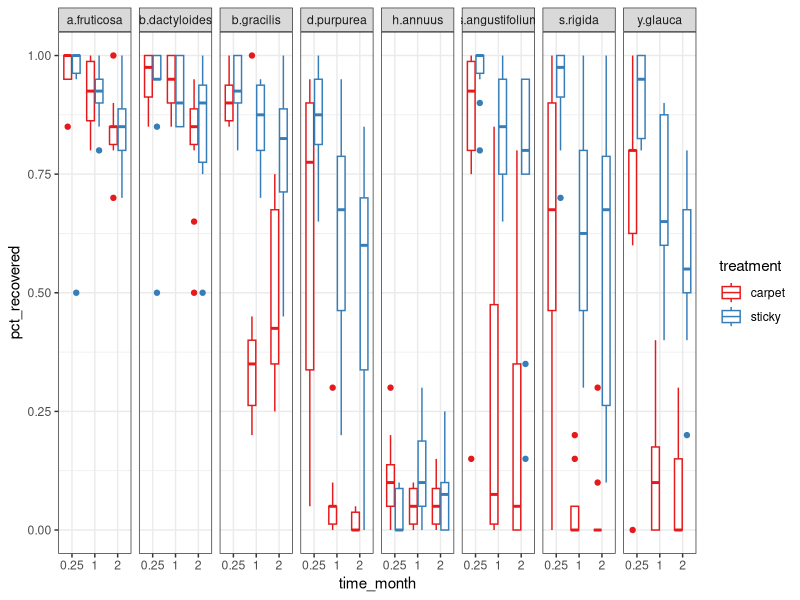
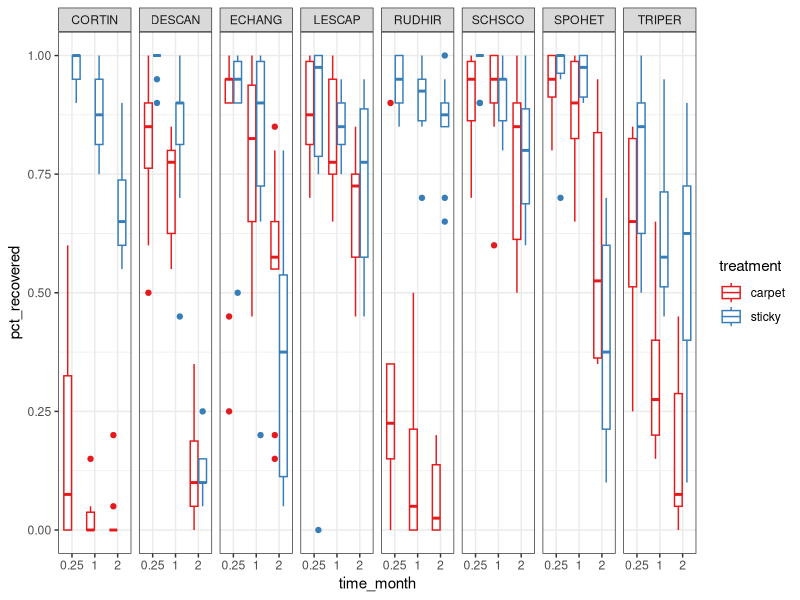

Here is the R script that generated these plots, in order: (Note: this script raises an error after producing the figures.)
# PROLOG   ##############################################################################

# PROJECT: Seed Rain Methods
# PURPOSE: Data cleaning 
#
# AUTHORS: Lauren Sullivan (llsull@msu.edu) & Lauren Shoemaker (lshoema1@uwyo.edu)
# COLLAB:  Melissa DeSiervo, Larissa Kahan
# EDITED:  1 February 2025
#
# FILES:   1) data/L0/MO_seedrain_raw.csv
#          2) data/L0/CO_seedrain_raw.xlsx
#

# NOTES:   creates "strict" datasets where we just focus on the species of interest 
#             not herbivory or other species that were collected in the traps

# PROLOG   ##############################################################################



## clear workspace
rm(list=ls())

## working directory
#set working directory to "source file location"

## libraries
library(tidyverse)
library(RColorBrewer)
library(cowplot)

## data
mo <- read_csv("../data/L0/MO_seedrain_raw.csv")

co <- read_csv("../data/L0/CO_seedrain_raw.csv")


#### MISSORI DATA CLEANING
## clean up treatment names and times

mo$time_month[mo$time_month == '1 month'] <- 1
mo$time_month[mo$time_month == '2 month'] <- 2
mo$time_month[mo$time_month == '1 week'] <- 0.25

mo$time_month <- as.numeric(mo$time_month)
#list(unique(mo$treatment))
#list(unique(mo$time_month))


## clean data to just be the species we selected, not the extra 
##      seeds we caught throughout the experiment

mo_slim <- mo %>%
  filter(species == "LESCAP" | species == "DESCAN" | species == "TRIPER" |
         species == "SCHSCO" | species == "ECHANG" | species == "SPOHET" |
         species == "RUDHIR" | species == "CORTIN")


#### COLORADO DATA CLEANING
## clean up treatment names and times

co$treatment[co$treatment == 's'] <- "sticky"
co$treatment[co$treatment == 'c'] <- "carpet"

#list(unique(co$treatment))
#list(unique(mo$time_month))

## clean data to just be the species we selected, not the extra 
##      seeds we caught throughout the experiment

list(unique(co$species))

co_slim <- co %>%
  filter(species != ("various"))


## Create full dataset with both sites

dat_all <- full_join(mo_slim, co_slim)


## create a %consumed column

dat_all$pct_recovered <- dat_all$number_recovered/dat_all$number_original

dat_all$time_month <- as.factor(dat_all$time_month)



#### FIGURES



## some exploratory data analysis
##MO


mo_raw <- dat_all %>%
  filter(site == "mo" & treatment != "post-sticky") %>%
ggplot( aes(x = time_month, y = pct_recovered, color = treatment))+
  geom_boxplot()+
  facet_grid(cols = vars(species))+
  scale_color_brewer(palette = "Set1")+
  theme_bw()

co_raw <- dat_all %>%
  filter(site == "co") %>%
  ggplot(aes(x = time_month, y = pct_recovered, color = treatment))+
  geom_boxplot()+
  facet_grid(cols = vars(species))+
  scale_color_brewer(palette = "Set1")+
  theme_bw()


#note: will clean this up as we go forward but not important for now.
pdf("../figures/all_raw_data.pdf", width = 10, height = 8)

plot_grid(mo_raw, co_raw, ncol = 1, labels = c("A)", "B)"))

dev.off()




## ok make relativized plot with carpet compared to sticky.

head(dat_all)

dat_small <- dat_all[,1:8]
dat_small <- subset(dat_small, treatment != "post-sticky")
head(dat_small)


dat_wide <- dat_small %>%
  pivot_wider(
    names_from = treatment,
    values_from = number_recovered
  )
head(dat_wide)

dat_wide$rel_removed <- dat_wide$sticky - dat_wide$carpet


mo_rel <- ggplot(subset(dat_wide, site == "mo"), aes(x = time_month, y = rel_removed))+
  geom_boxplot()+
  #geom_point(position = position_jitter(width = 0.2))+
  geom_hline(yintercept = 0, linetype = "dashed", color = "red")+
  facet_grid(cols = vars(species))+
  scale_color_brewer(palette = "Set1")+
  theme_bw()

co_rel <- ggplot(subset(dat_wide, site == "co"), aes(x = time_month, y = rel_removed))+
  #geom_point(position = position_jitter(width = 0.2))+
  geom_boxplot()+
  geom_hline(yintercept = 0, linetype = "dashed", color = "red")+
  facet_grid(cols = vars(species))+
  scale_color_brewer(palette = "Set1")+
  theme_bw()

#note: will clean this up as we go forward but not important for now.
pdf("../figures/all_relative_data.pdf", width = 10, height = 8)

plot_grid(mo_rel, co_rel, ncol = 1, labels = c("A)", "B)"))

dev.off()
